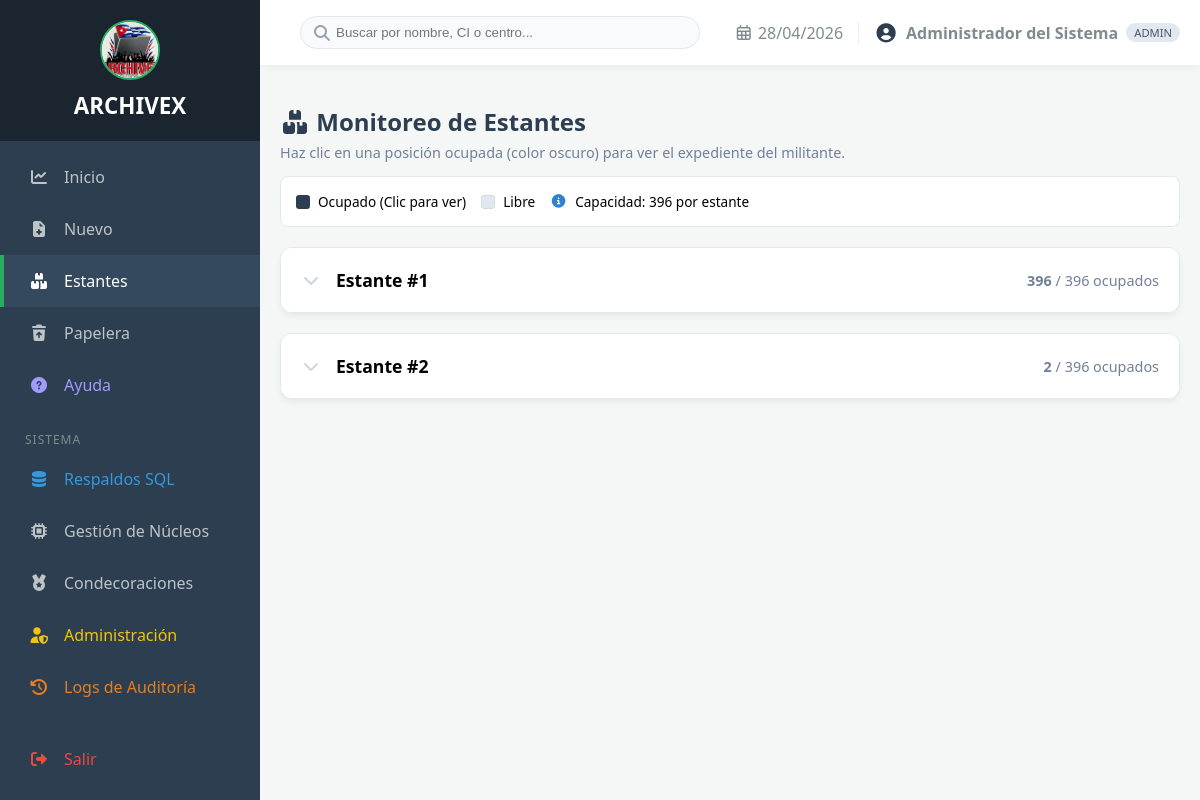
The app's page /index.php?controller=estante (signed in) with its own data.
### tables this page shows
CREATE TABLE `estantes` (
  `id` int(11) NOT NULL AUTO_INCREMENT,
  `numero_consecutivo` int(11) NOT NULL,
  `capacidad` int(11) DEFAULT 396,
  PRIMARY KEY (`id`),
  UNIQUE KEY `numero_consecutivo` (`numero_consecutivo`)
);

### app/controllers/EstanteController.php (called while the page is built, shortened)
<?php
require_once '../app/models/EstanteModel.php';
class EstanteController {
    public function index() {
        $model = new EstanteModel();
        $estantes = $model->listarTodo();
        require_once '../views/layout/main.php';
    }
}

### app/config/config.php (called while the page is built, shortened)
<?php
class Database {
    private static $instance = null;
    public static function getConnection() {
        if (self::$instance === null) {
            try {
                self::$instance = new PDO(
                    "mysql:host=" . DB_HOST . ";dbname=" . DB_NAME . ";charset=utf8mb4",
                    DB_USER, DB_PASS,
                    [PDO::ATTR_ERRMODE => PDO::ERRMODE_EXCEPTION, PDO::ATTR_DEFAULT_FETCH_MODE => PDO::FETCH_ASSOC]
                );
            } catch (PDOException $e) {
                die("Error de conexión: " . $e->getMessage());
            }
        }
        return self::$instance;
    }
}

### app/models/EstanteModel.php (called while the page is built, shortened)
<?php
class EstanteModel {
    private $db;
    public function __construct() {
        $this->db = Database::getConnection();
    }
    public function listarTodo() {
        $sql = "SELECT id, numero_consecutivo, capacidad FROM estantes ORDER BY numero_consecutivo ASC";
        $estantes = $this->db->query($sql)->fetchAll(PDO::FETCH_ASSOC);
        foreach ($estantes as &$estante) {
            $stmt = $this->db->prepare("SELECT COUNT(*) as total FROM ubicaciones WHERE estante_id = ? AND estado = 'ocupada'");
            $stmt->execute([$estante['id']]);
            $estante['ocupados'] = $stmt->fetch(PDO::FETCH_ASSOC)['total'];
            $sqlDetalle = "SELECT u.id, u.cajuela, u.posicion_global, u.estado, m.id as militante_id
                           FROM ubicaciones u
                           LEFT JOIN militantes m ON u.id = m.ubicacion_id AND m.deleted_at IS NULL
                           WHERE u.estante_id = ?
                           ORDER BY u.posicion_global ASC";
            $stmt = $this->db->prepare($sqlDetalle);
            $stmt->execute([$estante['id']]);
            $estante['detalles_ubicaciones'] = $stmt->fetchAll(PDO::FETCH_ASSOC);
        }
        return $estantes;
    }
}

### views/estantes/lista.php (the view, shortened to what this page needs)
<div class="header-page">
    <h2><i class="fas fa-boxes"></i> Monitoreo de Estantes</h2>
    <p>Haz clic en una posición ocupada (color oscuro) para ver el expediente del militante.</p>
</div>
<div class="legend">
    <div class="legend-item"><div class="box" style="background: #2c3e50;"></div> Ocupado (Clic para ver)</div>
    <div class="legend-item"><div class="box" style="background: #e2e8f0; border: 1px dashed #cbd5e0;"></div> Libre</div>
    <div class="legend-item"><i class="fas fa-info-circle" style="color: #3182ce;"></i> Capacidad: 396 por estante</div>
</div>
<?php if(empty($estantes)): ?>
    <div style="text-align: center; padding: 50px; background: white; border-radius: 12px; border: 1px dashed #cbd5e0;">
        <i class="fas fa-folder-open" style="font-size: 3rem; color: #cbd5e0;"></i>
        <p style="margin-top: 15px; color: #718096;">No hay estantes registrados.</p>
    </div>
<?php else: ?>
    <?php foreach($estantes as $e):
    ?>
    <div class="shelf-card" id="shelf-<?php echo $e['numero_consecutivo']; ?>">
        <div class="shelf-header" onclick="toggleShelf(<?php echo $e['numero_consecutivo']; ?>)">
            <div class="shelf-title">
                <i class="fas fa-chevron-down toggle-icon"></i>
                <h3 style="margin: 0; font-size: 1.1rem;">Estante #<?php echo $e['numero_consecutivo']; ?></h3>
            </div>
            <span class="stats" style="color: #718096; font-size: 0.9rem;">
                <strong><?php echo $e['ocupados']; ?></strong> / <?php echo $e['capacidad']; ?> ocupados
            </span>
        </div>
    </div>
    <?php endforeach; ?>
<?php endif; ?>

### views/layout/main.php (style rules this page uses)
:root { --sidebar-width: 260px; --header-height: auto; --primary-color: #2c3e50; --accent-color: #27ae60; --danger-color: #e74c3c; --text-muted: #bdc3c7; --bg-body: #f4f7f6; }
* { box-sizing: border-box; }
body { margin: 0; display: flex; background: var(--bg-body); font-family: 'Segoe UI', system-ui, -apple-system, sans-serif; overflow-x: hidden; }

### views/estantes/lista.php (style rules this page uses)
.shelf-card { background: white; border-radius: 12px; margin-bottom: 20px; box-shadow: 0 4px 6px rgba(0,0,0,0.05); overflow: hidden; border: 1px solid #e2e8f0; }
.shelf-header { display: flex; justify-content: space-between; align-items: center; padding: 20px; background: white; cursor: pointer; transition: background 0.3s; user-select: none; }
.shelf-title { display: flex; align-items: center; gap: 15px; }
.shelf-title i.toggle-icon { transition: transform 0.3s ease; color: #cbd5e0; }
.legend { display: flex; flex-wrap: wrap; gap: 15px; margin-bottom: 20px; background: white; padding: 15px; border-radius: 8px; border: 1px solid #e2e8f0; }
.legend-item { display: flex; align-items: center; gap: 8px; font-size: 0.85rem; }
.box { width: 14px; height: 14px; border-radius: 3px; }
.header-page h2 { color: var(--primary-color); margin-bottom: 5px; font-size: 1.5rem; }
.header-page p { color: #718096; margin-top: 0; font-size: 0.9rem; }

### records on screen
estantes: numero_consecutivo "1", capacidad "396"
estantes: numero_consecutivo "2", ocupados "2", capacidad "396"

### other values on screen
$_SESSION['usuario_nombre'] "Administrador del Sistema"
$_SESSION['usuario_rol'] "ADMIN"
